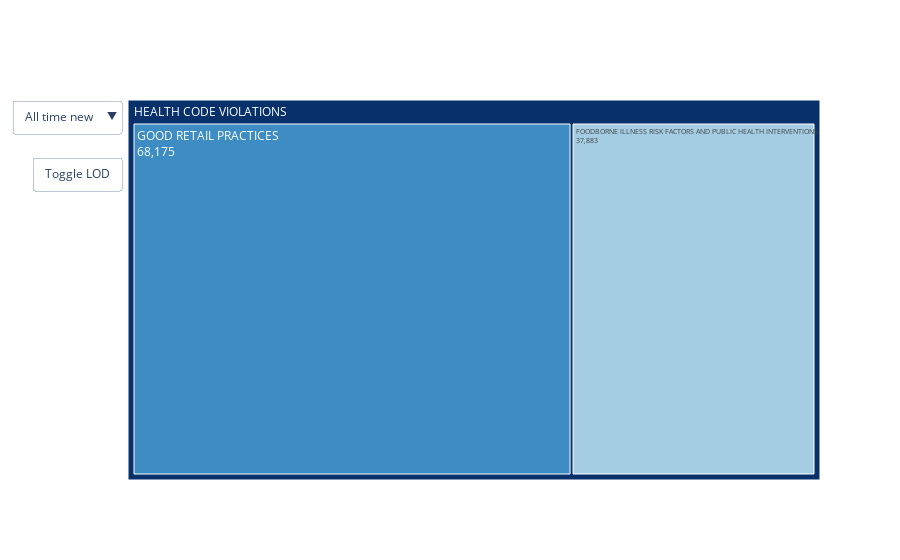

The notebook cell this image was saved under:
### Code cell
traces = create_traces()
draw_treemap(traces)
